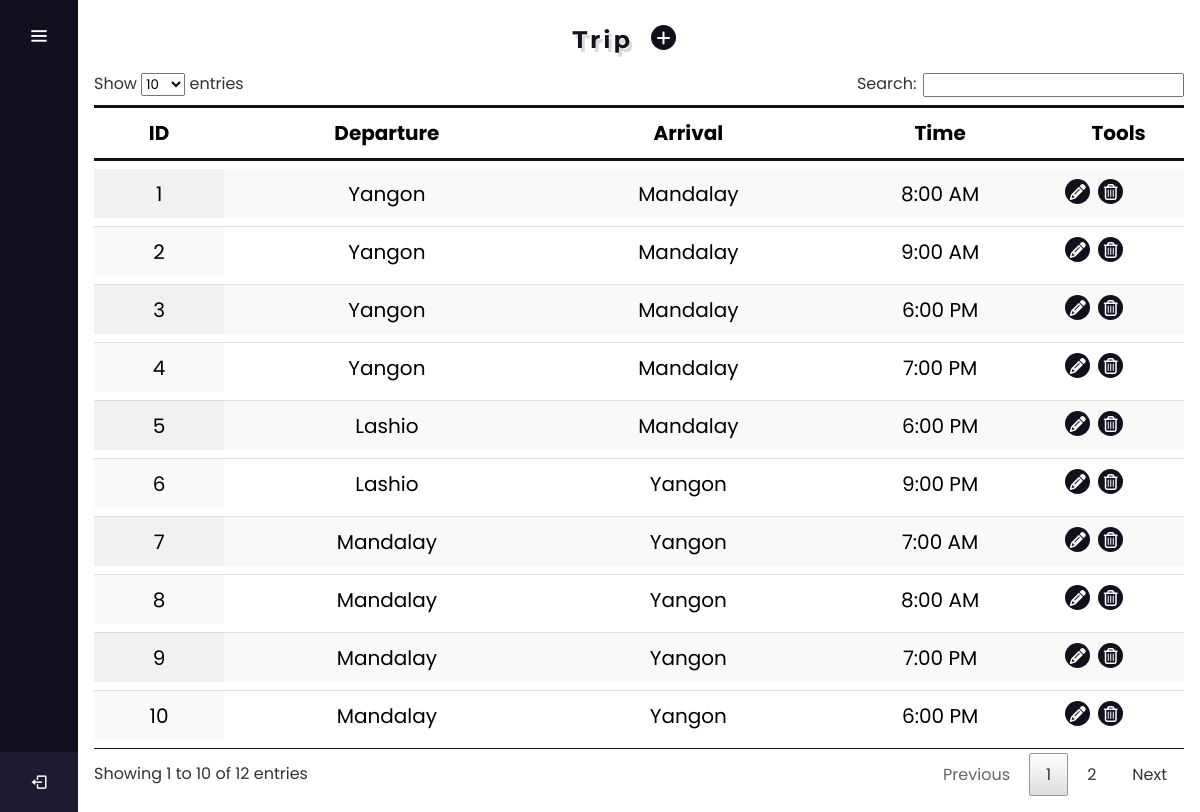
Screenshot of /Trip.php (signed in) with the database file from the repository.
### tables this page shows
CREATE TABLE `trip` (
  `ID` int(11) NOT NULL,
  `DCity` int(11) NOT NULL,
  `ACity` int(11) NOT NULL,
  `DTime` time NOT NULL
);

CREATE TABLE `city` (
  `ID` int(11) NOT NULL,
  `Name` varchar(50) NOT NULL
);

### SQL.php (called while the page is built, shortened)
<?php
	function Single_Select($Field, $Table)
	{
		include("Connect.php");
		$query 	= "	SELECT $Field FROM $Table";
		$result	= mysqli_query($connection, $query);
		return $result;
	}
?>

### Trip.php (the view, shortened to what this page needs)
<?php
	include("Connect.php");
	include("SQL.php");
?>
<!DOCTYPE html>
<html lang="en" dir="ltr">
    <head>
        <link rel="stylesheet" href="New.css">
        <link href='https://unpkg.com/boxicons@2.0.7/css/boxicons.min.css' rel='stylesheet'>
        <link rel="stylesheet" href="https://cdnjs.cloudflare.com/ajax/libs/chosen/1.8.7/chosen.min.css">
        <link rel="stylesheet" type="text/css" href="DataTables/datatables.min.css" />
    </head>
    <body>
    <?php include "Sidebar.php"; ?>
    <section class="home-section">
        <form action="Trip.php" method="post" enctype="multipart/form-data">
            <div class="Item">
                <div class="Header">
                    <table>
                        <tr>
                            <th><h1 class="Page">Trip</h1></th>
                            <th>
                                <a href="Trip.php?New">
                                    <div class="Expand">
                                        <button class="Icon"><i class='fas fa-plus'></i></button>
                                    </div>
                                </a>
                            </th>
                        </tr>
                    </table>
                </div>
                <?php
                    if (isset($_REQUEST['New']))
                    {
                ?>
                    <div class="Form">
                    <?php
                        if (isset($_REQUEST['Update']))
                        {
                            $Rows		= mysqli_fetch_array(Multi_Select("*","Trip","ID",$_SESSION['Update']));
                        }
                        else
                        {
                    ?>
                            <div class="Input_Field">
                                <label>Departure</label>
                                <div class="Custom_Select">
                                    <select name="cboFirst" id="Choose" required class="Choose form-control">
                                        <option disabled selected hidden value="">Choose</option>
                                        <?php
                                            $RResult 	= Single_Select("*", "City");
                                            $RCount		= mysqli_num_rows($RResult);
                                            for ($i=0; $i < $RCount; $i++)
                                            {
                                                $RRows	= mysqli_fetch_array($RResult);
                                                echo "<option value='" . $RRows['ID'] . "'>" . $RRows['Name'] . "</option>";
                                            }
                                        ?>
                                    </select>
                                </div>
                            </div>
                            <div class="Input_Field">
                                <label>Arrival</label>
                                <div class="Custom_Select">
                                    <select name="cboSecond" id="List" required class="List form-control"  class="country_list">
                                        <option disabled selected hidden value="">Choose</option>
                                    </select>
                                </div>
                            </div>
                    <?php
                        }
                    ?>
                    <div class="Input_Field">
                        <label>Time</label>
                        <?php
                            if (isset($_REQUEST['Update']))
                            {
                                echo "<input type='Time' name='txtTime' value='" . $Rows['DTime'] . "' class='Input' required>";
                                echo "<input type='hidden' name='txtDCity' value='" . $Rows['DCity'] . "' class='Input' required>";
                                echo "<input type='hidden' name='txtACity' value='" . $Rows['ACity'] . "' class='Input' required>";
                            }
                            else
                            {
                                echo "<input type='Time' name='txtTime' class='Input' required>";
                            }
                        ?>
                    </div>
                    <div class="Input_Field">
                        <?php
                            if (isset($_REQUEST['Update']))
                            {
                                echo "<input type='submit' name='btnUpdate' class='Btn' value='Update'>";
                            }
                            else
                            {
                                echo "<input type='submit' name='btnSave' class='Btn' value='Save'>";
                            }
                        ?>
                        <input type="submit" id="Main" name="btnCancle" class="Btn" value="Cancle">
                    </div>
                </div>
                <div class="Data">
                    <table id="tableid" class="display">
                        <thead>
                            <tr>
                                <th>ID</th>
                                <th>Departure</th>
                                <th>Arrival</th>
                                <th>Time</th>
                                <th>Tools</th>
                            </tr>
                        </thead>
                        <tbody>
                            <?php
                                $result	= Single_Select("t.ID AS ID, t.DTime AS Time, dep.Name AS DepartureCity, arr.Name AS ArrivalCity","trip t
                                INNER JOIN city dep ON t.DCity = dep.ID
                                INNER JOIN city arr ON t.ACity = arr.ID");
                                $count	= mysqli_num_rows($result);
                                for ($i=0; $i < $count; $i++)
                                {
                                    $rows 	=	mysqli_fetch_array($result);
                                    $ID 	= 	$rows["ID"];
                                    if (isset($_REQUEST['Update']))
                                    {
                                        if ($ID == $_SESSION['Update'])
                                        {
                                            echo "<tr class='Update'>";
                                            echo "<td>" . $ID . "</td>";
                                            echo "<td>" . $rows['DepartureCity'] . "</td>";
                                            echo "<td>" . $rows['ArrivalCity'] . "</td>";
                                            echo("<td>" . date("g:i A", strtotime($rows["Time"]))  . "</td>");
                                            echo("<td>
                                                    <a href='Trip.php?New&&Update=$ID'><i class='fas fa-pencil-alt'></i></a>
                                                    |
                                                    <a href='Trip.php?Delete=$ID'><i class='far fa-trash-alt'></i></a>
                                                </td>");
                                            echo "</tr>";
                                        }
                                        else
                                        {
                                            echo "<tr>";
                                            echo "<td>" . $ID . "</td>";
                                            echo "<td>" . $rows['DepartureCity'] . "</td>";
                                            echo "<td>" . $rows['ArrivalCity'] . "</td>";
                                            echo("<td>" . date("g:i A", strtotime($rows["Time"])) . "</td>");
                                            echo("<td>
                                                    <a href='Trip.php?New&&Update=$ID'><i class='fas fa-pencil-alt'></i></a>
                                                    |
                                                    <a href='Trip.php?Delete=$ID'><i class='far fa-trash-alt'></i></a>
                                                </td>");
                                            echo "</tr>";
                                        }
                                    }
                                    else
                                    {
                                        echo "<tr>";
                                        echo "<td>" . $ID . "</td>";
                                        echo "<td>" . $rows['DepartureCity'] . "</td>";
                                        echo "<td>" . $rows['ArrivalCity'] . "</td>";
                                        echo("<td>" . date("g:i A", strtotime($rows["Time"])) . "</td>");
                                        echo("<td>
                                                <a href='Trip.php?New&&Update=$ID'><i class='fas fa-pencil-alt'></i></a>
                                                |
                                                <a href='Trip.php?Delete=$ID'><i class='far fa-trash-alt'></i></a>
                                            </td>");
                                        echo "</tr>";
                                    }
                                }
                            ?>
                        </tbody>
                    </table>
                </div>
                <?php
                    }
                    else
                    {
                ?>
                    <div class="Records">
                        <table id="tableid" class="display">
                            <thead>
                            <tr>
                                <th>ID</th>
                                <th>Departure</th>
                                <th>Arrival</th>
                                <th>Time</th>
                                <th>Tools</th>
                            </tr>
                        </thead>
                        <tbody>
                            <?php
                                $result = Single_Select("t.ID AS ID, t.DTime AS Time, dep.Name AS DepartureCity, arr.Name AS ArrivalCity","trip t
                                                        INNER JOIN city dep ON t.DCity = dep.ID
                                                        INNER JOIN city arr ON t.ACity = arr.ID");
                                $count	= mysqli_num_rows($result);
                                for ($i=0; $i < $count; $i++)
                                {
                                    $rows 	=	mysqli_fetch_array($result);
                                    $ID 	= 	$rows["ID"];
                                    echo("<tr>");
                                    echo("<td>" . $ID . "</td>");
                                    echo "<td>" . $rows['DepartureCity'] . "</td>";
                                    echo "<td>" . $rows['ArrivalCity'] . "</td>";
                                    echo("<td>" . date("g:i A", strtotime($rows["Time"])) . "</td>");
                                    echo("<td>
                                            <a href='Trip.php?New&&Update=$ID' class='Link'>
                                                <button class='Link_Icon'><i class='fas fa-pencil-alt'></i></button>
                                                <input	type='button' class='Link_Text' value='Update'>
                                            </a>
                                            <a href='Trip.php?Delete=$ID' class='Link'>
                                                <button class='Link_Icon'><i class='far fa-trash-alt'></i></button>
                                                <input	type='button' class='Link_Text' value='Delete'>
                                            </a>
                                        </td>");
                                    echo("</tr>");
                                    }
                            ?>
                            </tbody>
                        </table>
                    </div>
                <?php
                    }
                ?>
            </div>
        </form>
    </section>
    </body>
</html>

### New.css (style rules this page uses)
:root { --first-color: #11101D; --input-color: #80868B; --border-color: #DADCE0; --normal-font-size: 1rem; --small-font-size: .75rem; }
* { margin: 0; padding: 0; box-sizing: border-box; font-family: "Poppins" , sans-serif; }
.home-section { padding: 1rem; position: relative; background: #fff; min-height: 100vh; top: 0; left: 78px; width: calc(100% - 78px); transition: all 0.5s ease; z-index: 2; }
.Item { font-size: var(--normal-font-size); }
.Item .Header { width: 100%; display: block; align-items: center; }
.Item .Header table tr th { padding: 5px; }
.Item .Header table tr th:first-child { width: 50%; text-align: right; }
.Item .Header .Page { color: var(--first-color); font-size: 30; font-weight: 700; letter-spacing: 3px; font-family: 'Montserrat', sans-serif; text-shadow: 3px 4px rgba(0, 0, 0, .15);; }
.Item .Header table { width: 100%; border-collapse: separate; }
.Expand { text-decoration: none; width: 33px; height: 33px; display: flex; padding: 2px; border-radius: 50px; transition: all .5s ease; z-index: 0; }
.Expand .Icon { height: 25px; border-radius: 50px; cursor: pointer; border: 0; padding: 1px; width: 25px; background: transparent; font-size: 1rem; background: var(--first-color); color: #fff; transition: all .5s ease; text-align: inherit; z-index: 10; }
.Item .Records { width: 100%; height: 85%; margin-top: .5rem; overflow: auto; }
.Item .Records table { width: 100%; margin: 0 auto; font-size: 20px; border-collapse:separate; border-spacing:0 .5rem; }
.Item .Records table tr { transition: all .3s ease-in-out; }
.Item .Records table tr td { font-weight: 400; }
.Item .Records table tr th { border-top: 3px solid var(--first-color); border-bottom: 3px solid var(--first-color); }
.Item .Records table tr td { text-align: center; }
.Item .Records table tr td:last-child { width: 12%; }
.Link { float: left; display: flex; text-decoration: none; width: 33px; height: 33px; padding: 2px; border-radius: 50px; transition: all .5s ease; z-index: 0; }
.Link .Link_Icon { height: 25px; border-radius: 50px; cursor: pointer; border: 0; padding: 1px; width: 25px; background: transparent; font-size: 1rem; background: var(--first-color); color: #fff; transition: all .5s ease; text-align: inherit; z-index: 10; }

### rows the page displays
trip: ID "1", DCity.Name "Yangon", ACity.Name "Mandalay", DTime "8:00 AM"
trip: ID "2", DCity.Name "Yangon", ACity.Name "Mandalay", DTime "9:00 AM"
trip: ID "3", DCity.Name "Yangon", ACity.Name "Mandalay", DTime "6:00 PM"
trip: ID "4", DCity.Name "Yangon", ACity.Name "Mandalay", DTime "7:00 PM"
trip: ID "5", DCity.Name "Lashio", ACity.Name "Mandalay", DTime "6:00 PM"
trip: ID "6", DCity.Name "Lashio", ACity.Name "Yangon", DTime "9:00 PM"
trip: ID "7", DCity.Name "Mandalay", ACity.Name "Yangon", DTime "7:00 AM"
trip: ID "8", DCity.Name "Mandalay", ACity.Name "Yangon", DTime "8:00 AM"
trip: ID "9", DCity.Name "Mandalay", ACity.Name "Yangon", DTime "7:00 PM"
trip: ID "10", DCity.Name "Mandalay", ACity.Name "Yangon", DTime "6:00 PM"
